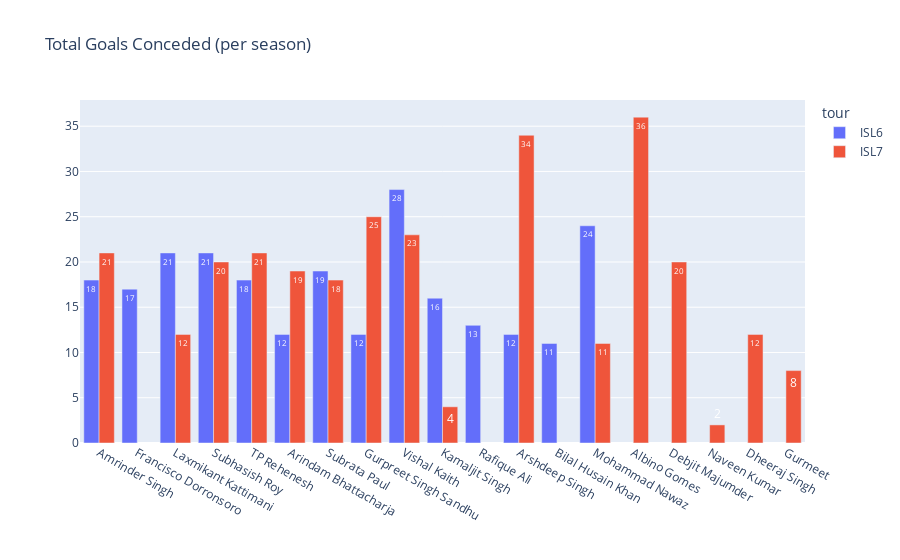

Write notebook code for a chart like this one.
### Markdown cell above
#### Goals Conceded per season vs minutes played

In this part, we will have a look at goals conceded first. However, looking only at this might be biased since every GK will have played for a different amount of time. So, we will compare it with minutes played.

### Code cell
# Plotting goals conceded per season:
fig = px.bar(x="short_name", y="events.goals_conceded", data_frame=gk_df_mins_df,
             color="tour_name", text="events.goals_conceded", barmode="group",
             title="Total Goals Conceded (per season)",
             labels={"short_name": "", "events.goals_conceded": "", "tour_name": "tour"})
fig.update_traces(textfont={"color": "white"})

### Figure 1 — Plotly figure (JSON) as saved in the notebook; plotly's stock layout.template omitted (floating-point values rounded to 4 significant figures)
{"data": [{"alignmentgroup": "True", "hovertemplate": "tour=ISL6<br>=%{text}<extra></extra>", "legendgroup": "ISL6", "marker": {"color": "#636efa", "pattern": {"shape": ""}}, "name": "ISL6", "offsetgroup": "ISL6", "orientation": "v", "showlegend": true, "text": [18, 17, 21, 21, 18, 12, 19, 12, 28, 16, 13, 12, 11, 24], "textfont": {"color": "white"}, "textposition": "auto", "type": "bar", "x": ["Amrinder Singh", "Francisco Dorronsoro", "Laxmikant Kattimani", "Subhasish Roy", "TP Rehenesh", "Arindam Bhattacharja", "Subrata Paul", "Gurpreet Singh Sandhu", "Vishal Kaith", "Kamaljit Singh", "Rafique Ali", "Arshdeep Singh", "Bilal Husain Khan", "Mohammad Nawaz"], "xaxis": "x", "y": [18, 17, 21, 21, 18, 12, 19, 12, 28, 16, 13, 12, 11, 24], "yaxis": "y"}, {"alignmentgroup": "True", "hovertemplate": "tour=ISL7<br>=%{text}<extra></extra>", "legendgroup": "ISL7", "marker": {"color": "#EF553B", "pattern": {"shape": ""}}, "name": "ISL7", "offsetgroup": "ISL7", "orientation": "v", "showlegend": true, "text": [21, 12, 20, 21, 19, 18, 25, 36, 20, 23, 2, 4, 12, 34, 11, 8], "textfont": {"color": "white"}, "textposition": "auto", "type": "bar", "x": ["Amrinder Singh", "Laxmikant Kattimani", "Subhasish Roy", "TP Rehenesh", "Arindam Bhattacharja", "Subrata Paul", "Gurpreet Singh Sandhu", "Albino Gomes", "Debjit Majumder", "Vishal Kaith", "Naveen Kumar", "Kamaljit Singh", "Dheeraj Singh", "Arshdeep Singh", "Mohammad Nawaz", "Gurmeet"], "xaxis": "x", "y": [21, 12, 20, 21, 19, 18, 25, 36, 20, 23, 2, 4, 12, 34, 11, 8], "yaxis": "y"}], "layout": {"barmode": "group", "legend": {"title": {"text": "tour"}, "tracegroupgap": 0}, "title": {"text": "Total Goals Conceded (per season)"}, "xaxis": {"anchor": "y", "domain": [0, 1], "title": {"text": ""}}, "yaxis": {"anchor": "x", "domain": [0, 1], "title": {"text": ""}}}}
